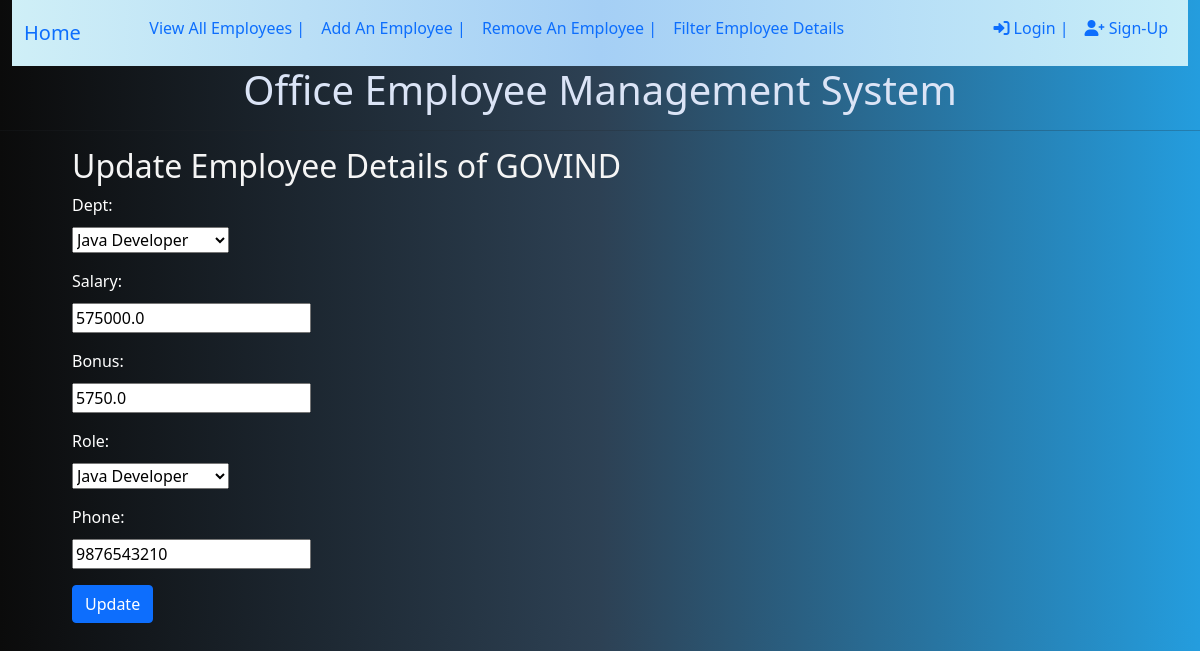
Screenshot of /update/2 with the database file from the repository.
### testapp/models.py (models this page shows, shortened)
class Employee(models.Model):
    first_name = models.CharField(max_length=100,null=False)
    last_name= models.CharField(max_length=100)
    dept = models.ForeignKey(Department,on_delete=models.CASCADE)
    salary = models.FloatField(default=0)
    bonus = models.FloatField(default=0)
    role = models.ForeignKey(role,on_delete=models.CASCADE)
    phone = models.CharField(max_length=15)
    hire_date = models.DateField()

### testapp/views.py (the view)
# urls.py: path('update/<int:pk>',views.UpdateEmployee_view.as_view()),
class UpdateEmployee_view(UpdateView):
    model = Employee
    fields = ('dept','salary','bonus','role','phone')

### testapp/models.py (called while the page is built)
    def __str__(self):
        return self.name

    def __str__(self):
        return self.name

### templates/testapp/employee_form.html (shortened to what this page needs)
{% extends 'testapp/index.html'%}
{% load static %}
{% block bodyblock %}
<body>
    <div class="container">
       <div>
        <h2 style="color: whitesmoke;">Update Employee Details of {{employee.first_name|upper}}</h2>
        <form method="post">
            {{form.as_p}}
            <input type="submit" name="" value="Update" class="btn btn-primary">
        </form>
       </div>
    </div>
{% endblock %}

### static/css/index.css (style rules this page uses)
.btn { text-align: center; }
body { background: linear-gradient(to right, #0b0b0b,#2d4154, #249dde); }
label { color: white; }
p { color: red; }
@media (max-width: 1200px) { .container { max-width: 90%; } }
label { display: block; margin-bottom: 10px; }

### rows the page displays
Employee: first_name "GOVIND", dept "Java Developer", salary "575000.0", bonus "5750.0", role "Java Developer", phone "9876543210"
